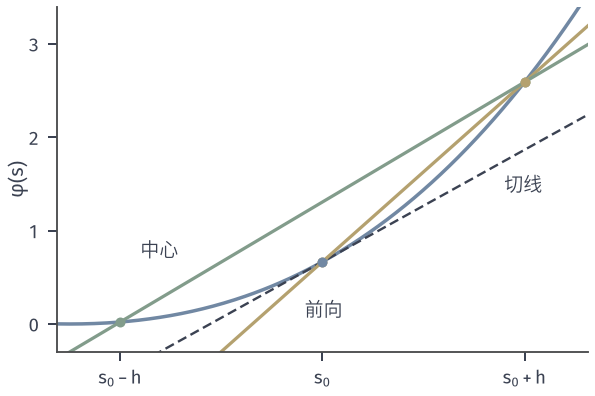

The Python source for this figure:
from pathlib import Path
import sys
ROOT = next(p for p in Path(__file__).resolve().parents if (p/'build.sh').is_file() and (p/'tex/book.tex').is_file())
sys.path.insert(0, str(ROOT/'figures/00-shared/mathematical-preliminaries-upper/00-shared/comprehension-figures'))
from support import figure, save, BLUE, GREEN, YELLOW, RED, PURPLE, INK, MUTED, GRID, BLUE_FILL, GREEN_FILL, YELLOW_FILL, RED_FILL, PURPLE_FILL
import numpy as np
HERE = Path(__file__).resolve().parent
STROKE = '#4C4D4F'
def panels(w,h,n,left=.07,right=.99,top=.97,bottom=.22,wspace=.25,rows=1,**k):
    fig=figure(width_mm=w,height_mm=h)[0]; fig.clf(); fig.set_layout_engine(None)
    A=[fig.add_subplot(rows,n,i+1,**k) for i in range(n*rows)]
    fig.subplots_adjust(left=left,right=right,top=top,bottom=bottom,wspace=wspace)
    return fig,A
def tag(fig,ax,s,y):
    p=ax.get_position(); fig.text((p.x0+p.x1)/2,y,s,ha='center',va='bottom')
H2=np.array([1.,9.]); X0=np.array([9.,1.])
def f2(x): return .5*(H2*np.asarray(x,float)**2).sum(-1)
def g2(x): return H2*np.asarray(x,float)
def sphere(rng,k,n=2):
    u=rng.standard_normal((k,n)); return u/np.linalg.norm(u,axis=1,keepdims=True)
# 差商的几何：phi(s)=s^2/2+s^3/6，s0=1，h=0.8；切线斜率 1.5，前向差商 2.4067，中心差商 1.6067。
fig,ax=figure(width_mm=84,height_mm=56)
phi=lambda s:.5*s**2+s**3/6
s=np.linspace(-.05,2.05,300); h=.8; s0=1.
ax.plot(s,phi(s),color=BLUE,lw=1.4)
ax.plot(s,phi(s0)+1.5*(s-s0),color=INK,lw=.95,ls=(0,(4,2)))
fw=(phi(s0+h)-phi(s0))/h; ce=(phi(s0+h)-phi(s0-h))/(2*h)
ax.plot(s,phi(s0)+fw*(s-s0),color=YELLOW,lw=1.3); ax.plot(s,phi(s0-h)+ce*(s-s0+h),color=GREEN,lw=1.3)
ax.plot([s0,s0+h],[phi(s0),phi(s0+h)],'o',color=YELLOW,ms=4,mew=0,zorder=5)
ax.plot([s0-h,s0+h],[phi(s0-h),phi(s0+h)],'o',color=GREEN,ms=4,mew=0,zorder=4)
ax.plot([s0],[phi(s0)],'o',color=BLUE,ms=4,mew=0,zorder=6)
ax.set_xlim(-.05,2.05); ax.set_ylim(-.3,3.4); ax.set_xticks([.2,1,1.8]); ax.set_xticklabels(['$s_0-h$','$s_0$','$s_0+h$']); ax.set_yticks([0,1,2,3]); ax.set_ylabel(r'$\varphi(s)$',labelpad=0)
ax.text(.93,.08,'前向',fontsize=7.5,color=INK); ax.text(.28,.72,'中心',fontsize=7.5,color=INK); ax.text(1.72,1.42,'切线',fontsize=7.5,color=INK)
save(fig,HERE,'figure',{'phi':'s^2/2+s^3/6','s0':1,'h':.8,'forward':fw,'central':ce,'tangent':1.5})
